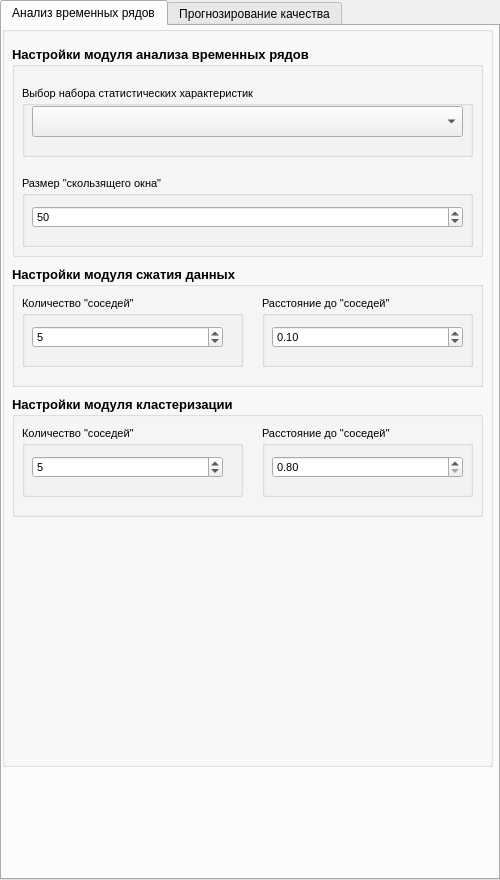
<?xml version="1.0" encoding="UTF-8"?>
<ui version="4.0">
 <class>AdministratorWindow</class>
 <widget class="QWidget" name="AdministratorWindow">
  <property name="enabled">
   <bool>true</bool>
  </property>
  <property name="geometry">
   <rect>
    <x>0</x>
    <y>0</y>
    <width>500</width>
    <height>880</height>
   </rect>
  </property>
  <property name="minimumSize">
   <size>
    <width>500</width>
    <height>880</height>
   </size>
  </property>
  <property name="maximumSize">
   <size>
    <width>500</width>
    <height>880</height>
   </size>
  </property>
  <property name="windowTitle">
   <string>AdministratorWindow</string>
  </property>
  <widget class="QTabWidget" name="tabWidget_2">
   <property name="geometry">
    <rect>
     <x>0</x>
     <y>0</y>
     <width>500</width>
     <height>880</height>
    </rect>
   </property>
   <property name="minimumSize">
    <size>
     <width>500</width>
     <height>880</height>
    </size>
   </property>
   <property name="maximumSize">
    <size>
     <width>500</width>
     <height>880</height>
    </size>
   </property>
   <property name="cursor">
    <cursorShape>ArrowCursor</cursorShape>
   </property>
   <property name="currentIndex">
    <number>0</number>
   </property>
   <widget class="QWidget" name="TSA_tab">
    <attribute name="title">
     <string>Анализ временных рядов</string>
    </attribute>
    <widget class="QWidget" name="gridLayoutWidget_3">
     <property name="geometry">
      <rect>
       <x>0</x>
       <y>0</y>
       <width>491</width>
       <height>741</height>
      </rect>
     </property>
     <layout class="QGridLayout" name="gridLayout_3">
      <item row="0" column="0">
       <widget class="QGroupBox" name="SettingsGroupboxTSA">
        <property name="title">
         <string/>
        </property>
        <widget class="QGroupBox" name="groupBox_7">
         <property name="geometry">
          <rect>
           <x>10</x>
           <y>20</y>
           <width>471</width>
           <height>211</height>
          </rect>
         </property>
         <property name="font">
          <font>
           <pointsize>10</pointsize>
           <weight>75</weight>
           <bold>true</bold>
          </font>
         </property>
         <property name="title">
          <string>Настройки модуля анализа временных рядов</string>
         </property>
         <widget class="QGroupBox" name="groupBox_4">
          <property name="geometry">
           <rect>
            <x>10</x>
            <y>40</y>
            <width>451</width>
            <height>71</height>
           </rect>
          </property>
          <property name="font">
           <font>
            <pointsize>8</pointsize>
            <weight>50</weight>
            <bold>false</bold>
           </font>
          </property>
          <property name="title">
           <string>Выбор набора статистических характеристик</string>
          </property>
          <widget class="QComboBox" name="FeatureExtractionSettingComboboxTSA">
           <property name="geometry">
            <rect>
             <x>10</x>
             <y>20</y>
             <width>431</width>
             <height>31</height>
            </rect>
           </property>
          </widget>
         </widget>
         <widget class="QGroupBox" name="groupBox_3">
          <property name="geometry">
           <rect>
            <x>10</x>
            <y>130</y>
            <width>451</width>
            <height>71</height>
           </rect>
          </property>
          <property name="font">
           <font>
            <pointsize>8</pointsize>
            <weight>50</weight>
            <bold>false</bold>
           </font>
          </property>
          <property name="title">
           <string>Размер &quot;скользящего окна&quot;</string>
          </property>
          <widget class="QSpinBox" name="TimeshiftSpinboxTSA">
           <property name="geometry">
            <rect>
             <x>10</x>
             <y>30</y>
             <width>431</width>
             <height>22</height>
            </rect>
           </property>
           <property name="minimum">
            <number>5</number>
           </property>
           <property name="maximum">
            <number>100</number>
           </property>
           <property name="value">
            <number>50</number>
           </property>
          </widget>
         </widget>
        </widget>
        <widget class="QGroupBox" name="groupBox_8">
         <property name="geometry">
          <rect>
           <x>10</x>
           <y>240</y>
           <width>471</width>
           <height>121</height>
          </rect>
         </property>
         <property name="font">
          <font>
           <pointsize>10</pointsize>
           <weight>75</weight>
           <bold>true</bold>
          </font>
         </property>
         <property name="title">
          <string>Настройки модуля сжатия данных</string>
         </property>
         <widget class="QGroupBox" name="groupBox_6">
          <property name="geometry">
           <rect>
            <x>10</x>
            <y>30</y>
            <width>221</width>
            <height>71</height>
           </rect>
          </property>
          <property name="font">
           <font>
            <pointsize>8</pointsize>
            <weight>50</weight>
            <bold>false</bold>
           </font>
          </property>
          <property name="title">
           <string>Количество &quot;соседей&quot;</string>
          </property>
          <widget class="QSpinBox" name="nneighboursUMAP">
           <property name="geometry">
            <rect>
             <x>10</x>
             <y>30</y>
             <width>191</width>
             <height>22</height>
            </rect>
           </property>
           <property name="minimum">
            <number>1</number>
           </property>
           <property name="maximum">
            <number>1000</number>
           </property>
           <property name="value">
            <number>5</number>
           </property>
          </widget>
         </widget>
         <widget class="QGroupBox" name="groupBox_9">
          <property name="geometry">
           <rect>
            <x>250</x>
            <y>30</y>
            <width>211</width>
            <height>71</height>
           </rect>
          </property>
          <property name="font">
           <font>
            <pointsize>8</pointsize>
            <weight>50</weight>
            <bold>false</bold>
           </font>
          </property>
          <property name="title">
           <string>Расстояние до &quot;соседей&quot;</string>
          </property>
          <widget class="QDoubleSpinBox" name="minimaldistanseUMAP">
           <property name="geometry">
            <rect>
             <x>10</x>
             <y>30</y>
             <width>191</width>
             <height>22</height>
            </rect>
           </property>
           <property name="decimals">
            <number>2</number>
           </property>
           <property name="minimum">
            <double>0.010000000000000</double>
           </property>
           <property name="maximum">
            <double>100.000000000000000</double>
           </property>
           <property name="singleStep">
            <double>0.010000000000000</double>
           </property>
           <property name="value">
            <double>0.100000000000000</double>
           </property>
          </widget>
         </widget>
        </widget>
        <widget class="QGroupBox" name="groupBox_10">
         <property name="geometry">
          <rect>
           <x>10</x>
           <y>370</y>
           <width>471</width>
           <height>121</height>
          </rect>
         </property>
         <property name="font">
          <font>
           <pointsize>10</pointsize>
           <weight>75</weight>
           <bold>true</bold>
          </font>
         </property>
         <property name="title">
          <string>Настройки модуля кластеризации </string>
         </property>
         <widget class="QGroupBox" name="groupBox_11">
          <property name="geometry">
           <rect>
            <x>10</x>
            <y>30</y>
            <width>221</width>
            <height>71</height>
           </rect>
          </property>
          <property name="font">
           <font>
            <pointsize>8</pointsize>
            <weight>50</weight>
            <bold>false</bold>
           </font>
          </property>
          <property name="title">
           <string>Количество &quot;соседей&quot; </string>
          </property>
          <widget class="QSpinBox" name="nneighboursDBSCAN">
           <property name="geometry">
            <rect>
             <x>10</x>
             <y>30</y>
             <width>191</width>
             <height>22</height>
            </rect>
           </property>
           <property name="minimum">
            <number>1</number>
           </property>
           <property name="maximum">
            <number>1000</number>
           </property>
           <property name="value">
            <number>5</number>
           </property>
          </widget>
         </widget>
         <widget class="QGroupBox" name="groupBox_12">
          <property name="geometry">
           <rect>
            <x>250</x>
            <y>30</y>
            <width>211</width>
            <height>71</height>
           </rect>
          </property>
          <property name="font">
           <font>
            <pointsize>8</pointsize>
            <weight>50</weight>
            <bold>false</bold>
           </font>
          </property>
          <property name="title">
           <string>Расстояние до &quot;соседей&quot;</string>
          </property>
          <widget class="QDoubleSpinBox" name="minimaldistanseDBSCAN">
           <property name="geometry">
            <rect>
             <x>10</x>
             <y>30</y>
             <width>191</width>
             <height>22</height>
            </rect>
           </property>
           <property name="decimals">
            <number>2</number>
           </property>
           <property name="minimum">
            <double>0.800000000000000</double>
           </property>
           <property name="maximum">
            <double>100.000000000000000</double>
           </property>
           <property name="singleStep">
            <double>0.010000000000000</double>
           </property>
           <property name="value">
            <double>0.800000000000000</double>
           </property>
          </widget>
         </widget>
        </widget>
       </widget>
      </item>
     </layout>
    </widget>
   </widget>
   <widget class="QWidget" name="RNN_tab">
    <property name="minimumSize">
     <size>
      <width>495</width>
      <height>860</height>
     </size>
    </property>
    <property name="maximumSize">
     <size>
      <width>495</width>
      <height>860</height>
     </size>
    </property>
    <property name="cursor">
     <cursorShape>ArrowCursor</cursorShape>
    </property>
    <attribute name="title">
     <string>Прогнозирование качества</string>
    </attribute>
    <widget class="QWidget" name="verticalLayoutWidget_6">
     <property name="geometry">
      <rect>
       <x>0</x>
       <y>0</y>
       <width>502</width>
       <height>851</height>
      </rect>
     </property>
     <layout class="QVBoxLayout" name="RnnVerticalLayout">
      <item>
       <widget class="QGroupBox" name="ModelSettingsGroupBoxRNN">
        <property name="minimumSize">
         <size>
          <width>490</width>
          <height>75</height>
         </size>
        </property>
        <property name="maximumSize">
         <size>
          <width>490</width>
          <height>75</height>
         </size>
        </property>
        <property name="title">
         <string>Синтез модели</string>
        </property>
        <widget class="QWidget" name="gridLayoutWidget_2">
         <property name="geometry">
          <rect>
           <x>9</x>
           <y>20</y>
           <width>471</width>
           <height>52</height>
          </rect>
         </property>
         <layout class="QGridLayout" name="ModelSettingsGridLayoutRNN">
          <item row="0" column="1">
           <widget class="QGroupBox" name="BatchGroupBoxRNN">
            <property name="minimumSize">
             <size>
              <width>150</width>
              <height>50</height>
             </size>
            </property>
            <property name="maximumSize">
             <size>
              <width>150</width>
              <height>50</height>
             </size>
            </property>
            <property name="title">
             <string>Размер пакета</string>
            </property>
            <widget class="QComboBox" name="BatchComboBoxRNN">
             <property name="geometry">
              <rect>
               <x>10</x>
               <y>20</y>
               <width>130</width>
               <height>20</height>
              </rect>
             </property>
             <property name="minimumSize">
              <size>
               <width>130</width>
               <height>20</height>
              </size>
             </property>
             <property name="maximumSize">
              <size>
               <width>130</width>
               <height>20</height>
              </size>
             </property>
             <property name="cursor">
              <cursorShape>PointingHandCursor</cursorShape>
             </property>
            </widget>
           </widget>
          </item>
          <item row="0" column="0">
           <widget class="QGroupBox" name="OptimizerGroupBoxRNN">
            <property name="minimumSize">
             <size>
              <width>150</width>
              <height>50</height>
             </size>
            </property>
            <property name="maximumSize">
             <size>
              <width>150</width>
              <height>50</height>
             </size>
            </property>
            <property name="title">
             <string>Оптимизатор</string>
            </property>
            <widget class="QComboBox" name="OptimizerComboBoxRNN">
             <property name="geometry">
              <rect>
               <x>10</x>
               <y>20</y>
               <width>130</width>
               <height>20</height>
              </rect>
             </property>
             <property name="minimumSize">
              <size>
               <width>130</width>
               <height>20</height>
              </size>
             </property>
             <property name="maximumSize">
              <size>
               <width>130</width>
               <height>20</height>
              </size>
             </property>
             <property name="cursor">
              <cursorShape>PointingHandCursor</cursorShape>
             </property>
            </widget>
           </widget>
          </item>
          <item row="0" column="2">
           <widget class="QGroupBox" name="EpochsGroupBoxRNN">
            <property name="minimumSize">
             <size>
              <width>150</width>
              <height>50</height>
             </size>
            </property>
            <property name="maximumSize">
             <size>
              <width>150</width>
              <height>50</height>
             </size>
            </property>
            <property name="title">
             <string>Максимальное число эпох</string>
            </property>
            <widget class="QComboBox" name="EpochsComboBoxRNN">
             <property name="geometry">
              <rect>
               <x>10</x>
               <y>20</y>
               <width>130</width>
               <height>20</height>
              </rect>
             </property>
             <property name="minimumSize">
              <size>
               <width>130</width>
               <height>20</height>
              </size>
             </property>
             <property name="maximumSize">
              <size>
               <width>130</width>
               <height>20</height>
              </size>
             </property>
             <property name="cursor">
              <cursorShape>PointingHandCursor</cursorShape>
             </property>
            </widget>
           </widget>
          </item>
         </layout>
        </widget>
       </widget>
      </item>
      <item>
       <widget class="QGroupBox" name="ForecastingSettingsGroupBoxRNN">
        <property name="minimumSize">
         <size>
          <width>490</width>
          <height>250</height>
         </size>
        </property>
        <property name="maximumSize">
         <size>
          <width>490</width>
          <height>250</height>
         </size>
        </property>
        <property name="title">
         <string>Настройки прогнозирования</string>
        </property>
        <widget class="QWidget" name="verticalLayoutWidget">
         <property name="geometry">
          <rect>
           <x>10</x>
           <y>20</y>
           <width>472</width>
           <height>208</height>
          </rect>
         </property>
         <layout class="QVBoxLayout" name="ForecastSettingsVerticalLayoutRNN">
          <item>
           <widget class="QGroupBox" name="QualitIndicatorGroupBoxRNN">
            <property name="minimumSize">
             <size>
              <width>470</width>
              <height>50</height>
             </size>
            </property>
            <property name="maximumSize">
             <size>
              <width>470</width>
              <height>50</height>
             </size>
            </property>
            <property name="title">
             <string>Прогнозируемый показатель качества</string>
            </property>
            <widget class="QComboBox" name="QualitIndicatorComboBoxRNN">
             <property name="geometry">
              <rect>
               <x>10</x>
               <y>20</y>
               <width>450</width>
               <height>20</height>
              </rect>
             </property>
             <property name="minimumSize">
              <size>
               <width>450</width>
               <height>20</height>
              </size>
             </property>
             <property name="maximumSize">
              <size>
               <width>450</width>
               <height>20</height>
              </size>
             </property>
             <property name="cursor">
              <cursorShape>PointingHandCursor</cursorShape>
             </property>
            </widget>
           </widget>
          </item>
          <item>
           <widget class="QGroupBox" name="RelevantFeaturesGroupBoxRNN">
            <property name="minimumSize">
             <size>
              <width>470</width>
              <height>150</height>
             </size>
            </property>
            <property name="maximumSize">
             <size>
              <width>470</width>
              <height>150</height>
             </size>
            </property>
            <property name="title">
             <string>Выбор влияющих параметров производства</string>
            </property>
            <widget class="QListWidget" name="RelevantFeaturesRNN">
             <property name="geometry">
              <rect>
               <x>8</x>
               <y>20</y>
               <width>450</width>
               <height>120</height>
              </rect>
             </property>
             <property name="minimumSize">
              <size>
               <width>450</width>
               <height>120</height>
              </size>
             </property>
             <property name="maximumSize">
              <size>
               <width>450</width>
               <height>120</height>
              </size>
             </property>
             <property name="cursor" stdset="0">
              <cursorShape>ArrowCursor</cursorShape>
             </property>
            </widget>
           </widget>
          </item>
         </layout>
        </widget>
       </widget>
      </item>
      <item>
       <widget class="QGroupBox" name="DataDescriptionGroupBoxRNN">
        <property name="enabled">
         <bool>true</bool>
        </property>
        <property name="minimumSize">
         <size>
          <width>490</width>
          <height>50</height>
         </size>
        </property>
        <property name="maximumSize">
         <size>
          <width>490</width>
          <height>50</height>
         </size>
        </property>
        <property name="title">
         <string>Описание данных</string>
        </property>
        <widget class="QPushButton" name="StartTrendsButtonRNN">
         <property name="enabled">
          <bool>true</bool>
         </property>
         <property name="geometry">
          <rect>
           <x>10</x>
           <y>20</y>
           <width>470</width>
           <height>20</height>
          </rect>
         </property>
         <property name="minimumSize">
          <size>
           <width>470</width>
           <height>20</height>
          </size>
         </property>
         <property name="maximumSize">
          <size>
           <width>470</width>
           <height>20</height>
          </size>
         </property>
         <property name="cursor">
          <cursorShape>PointingHandCursor</cursorShape>
         </property>
         <property name="text">
          <string>Тренды параметров</string>
         </property>
        </widget>
       </widget>
      </item>
      <item>
       <widget class="QGroupBox" name="LearnGroupBoxRNN">
        <property name="enabled">
         <bool>true</bool>
        </property>
        <property name="minimumSize">
         <size>
          <width>490</width>
          <height>50</height>
         </size>
        </property>
        <property name="maximumSize">
         <size>
          <width>490</width>
          <height>50</height>
         </size>
        </property>
        <property name="title">
         <string>Запуск вычислений</string>
        </property>
        <widget class="QPushButton" name="LearnButtonRNN">
         <property name="enabled">
          <bool>true</bool>
         </property>
         <property name="geometry">
          <rect>
           <x>10</x>
           <y>20</y>
           <width>470</width>
           <height>20</height>
          </rect>
         </property>
         <property name="minimumSize">
          <size>
           <width>470</width>
           <height>20</height>
          </size>
         </property>
         <property name="maximumSize">
          <size>
           <width>470</width>
           <height>20</height>
          </size>
         </property>
         <property name="cursor">
          <cursorShape>PointingHandCursor</cursorShape>
         </property>
         <property name="text">
          <string>Обучить</string>
         </property>
        </widget>
       </widget>
      </item>
      <item>
       <widget class="QProgressBar" name="progressBar">
        <property name="minimumSize">
         <size>
          <width>495</width>
          <height>20</height>
         </size>
        </property>
        <property name="maximumSize">
         <size>
          <width>495</width>
          <height>20</height>
         </size>
        </property>
        <property name="value">
         <number>24</number>
        </property>
        <property name="textVisible">
         <bool>false</bool>
        </property>
       </widget>
      </item>
      <item>
       <widget class="QGroupBox" name="ResultGroupBoxRNN">
        <property name="enabled">
         <bool>true</bool>
        </property>
        <property name="minimumSize">
         <size>
          <width>490</width>
          <height>50</height>
         </size>
        </property>
        <property name="maximumSize">
         <size>
          <width>490</width>
          <height>50</height>
         </size>
        </property>
        <property name="title">
         <string>Результат вычислений</string>
        </property>
        <widget class="QPushButton" name="ResultTrendsButtonRNN">
         <property name="enabled">
          <bool>false</bool>
         </property>
         <property name="geometry">
          <rect>
           <x>11</x>
           <y>20</y>
           <width>470</width>
           <height>20</height>
          </rect>
         </property>
         <property name="minimumSize">
          <size>
           <width>470</width>
           <height>20</height>
          </size>
         </property>
         <property name="maximumSize">
          <size>
           <width>470</width>
           <height>20</height>
          </size>
         </property>
         <property name="cursor">
          <cursorShape>PointingHandCursor</cursorShape>
         </property>
         <property name="text">
          <string>Показать тренды действительных и спрогнозированных значений дефекта</string>
         </property>
        </widget>
       </widget>
      </item>
      <item>
       <widget class="QGroupBox" name="ModelValidationGroupBoxRNN">
        <property name="enabled">
         <bool>true</bool>
        </property>
        <property name="minimumSize">
         <size>
          <width>490</width>
          <height>150</height>
         </size>
        </property>
        <property name="maximumSize">
         <size>
          <width>490</width>
          <height>150</height>
         </size>
        </property>
        <property name="title">
         <string>Верификация модели</string>
        </property>
        <widget class="QWidget" name="verticalLayoutWidget_4">
         <property name="geometry">
          <rect>
           <x>14</x>
           <y>14</y>
           <width>462</width>
           <height>136</height>
          </rect>
         </property>
         <layout class="QVBoxLayout" name="ModelValidationVerticalLayoutRNN">
          <item>
           <layout class="QGridLayout" name="MetricsGridLayoutRNN">
            <item row="0" column="0">
             <widget class="QLabel" name="MaeLabelRNN">
              <property name="minimumSize">
               <size>
                <width>50</width>
                <height>20</height>
               </size>
              </property>
              <property name="maximumSize">
               <size>
                <width>50</width>
                <height>20</height>
               </size>
              </property>
              <property name="text">
               <string>MAE =</string>
              </property>
             </widget>
            </item>
            <item row="2" column="0">
             <widget class="QLabel" name="PrecisionLabelRNN">
              <property name="minimumSize">
               <size>
                <width>50</width>
                <height>20</height>
               </size>
              </property>
              <property name="maximumSize">
               <size>
                <width>50</width>
                <height>20</height>
               </size>
              </property>
              <property name="text">
               <string>Precision = </string>
              </property>
             </widget>
            </item>
            <item row="3" column="2">
             <widget class="QLabel" name="AucLabelRNN">
              <property name="minimumSize">
               <size>
                <width>50</width>
                <height>20</height>
               </size>
              </property>
              <property name="maximumSize">
               <size>
                <width>50</width>
                <height>20</height>
               </size>
              </property>
              <property name="text">
               <string>AUC = </string>
              </property>
             </widget>
            </item>
            <item row="1" column="0">
             <widget class="QLabel" name="MapeLabelRNN">
              <property name="minimumSize">
               <size>
                <width>50</width>
                <height>20</height>
               </size>
              </property>
              <property name="maximumSize">
               <size>
                <width>50</width>
                <height>20</height>
               </size>
              </property>
              <property name="text">
               <string>MAPE = </string>
              </property>
             </widget>
            </item>
            <item row="3" column="0">
             <widget class="QLabel" name="F1LabelRNN">
              <property name="minimumSize">
               <size>
                <width>50</width>
                <height>20</height>
               </size>
              </property>
              <property name="maximumSize">
               <size>
                <width>50</width>
                <height>20</height>
               </size>
              </property>
              <property name="text">
               <string>F1 = </string>
              </property>
             </widget>
            </item>
            <item row="0" column="2">
             <widget class="QLabel" name="MseLabelRNN">
              <property name="minimumSize">
               <size>
                <width>50</width>
                <height>20</height>
               </size>
              </property>
              <property name="maximumSize">
               <size>
                <width>50</width>
                <height>20</height>
               </size>
              </property>
              <property name="text">
               <string>MSE = </string>
              </property>
             </widget>
            </item>
            <item row="2" column="2">
             <widget class="QLabel" name="RecallLabelRNN">
              <property name="minimumSize">
               <size>
                <width>50</width>
                <height>20</height>
               </size>
              </property>
              <property name="maximumSize">
               <size>
                <width>50</width>
                <height>20</height>
               </size>
              </property>
              <property name="text">
               <string>Recall = </string>
              </property>
             </widget>
            </item>
            <item row="0" column="1">
             <widget class="QLineEdit" name="MaeRNN">
              <property name="enabled">
               <bool>true</bool>
              </property>
              <property name="minimumSize">
               <size>
                <width>170</width>
                <height>20</height>
               </size>
              </property>
              <property name="maximumSize">
               <size>
                <width>170</width>
                <height>20</height>
               </size>
              </property>
              <property name="readOnly">
               <bool>true</bool>
              </property>
             </widget>
            </item>
            <item row="1" column="2">
             <widget class="QLabel" name="RmseLabelRNN">
              <property name="minimumSize">
               <size>
                <width>50</width>
                <height>20</height>
               </size>
              </property>
              <property name="maximumSize">
               <size>
                <width>50</width>
                <height>20</height>
               </size>
              </property>
              <property name="text">
               <string>RMSE = </string>
              </property>
             </widget>
            </item>
            <item row="1" column="1">
             <widget class="QLineEdit" name="MapeRNN">
              <property name="enabled">
               <bool>true</bool>
              </property>
              <property name="minimumSize">
               <size>
                <width>170</width>
                <height>20</height>
               </size>
              </property>
              <property name="maximumSize">
               <size>
                <width>170</width>
                <height>20</height>
               </size>
              </property>
              <property name="readOnly">
               <bool>true</bool>
              </property>
             </widget>
            </item>
            <item row="3" column="3">
             <widget class="QLineEdit" name="AucRNN">
              <property name="enabled">
               <bool>true</bool>
              </property>
              <property name="minimumSize">
               <size>
                <width>170</width>
                <height>20</height>
               </size>
              </property>
              <property name="maximumSize">
               <size>
                <width>170</width>
                <height>20</height>
               </size>
              </property>
              <property name="readOnly">
               <bool>true</bool>
              </property>
             </widget>
            </item>
            <item row="1" column="3">
             <widget class="QLineEdit" name="RmseRNN">
              <property name="enabled">
               <bool>true</bool>
              </property>
              <property name="minimumSize">
               <size>
                <width>170</width>
                <height>20</height>
               </size>
              </property>
              <property name="maximumSize">
               <size>
                <width>170</width>
                <height>20</height>
               </size>
              </property>
              <property name="readOnly">
               <bool>true</bool>
              </property>
             </widget>
            </item>
            <item row="2" column="1">
             <widget class="QLineEdit" name="PrecisionRNN">
              <property name="enabled">
               <bool>true</bool>
              </property>
              <property name="minimumSize">
               <size>
                <width>170</width>
                <height>20</height>
               </size>
              </property>
              <property name="maximumSize">
               <size>
                <width>170</width>
                <height>20</height>
               </size>
              </property>
              <property name="readOnly">
               <bool>true</bool>
              </property>
             </widget>
            </item>
            <item row="3" column="1">
             <widget class="QLineEdit" name="F1RNN">
              <property name="enabled">
               <bool>true</bool>
              </property>
              <property name="minimumSize">
               <size>
                <width>170</width>
                <height>20</height>
               </size>
              </property>
              <property name="maximumSize">
               <size>
                <width>170</width>
                <height>20</height>
               </size>
              </property>
              <property name="readOnly">
               <bool>true</bool>
              </property>
             </widget>
            </item>
            <item row="2" column="3">
             <widget class="QLineEdit" name="RecallRNN">
              <property name="enabled">
               <bool>true</bool>
              </property>
              <property name="minimumSize">
               <size>
                <width>170</width>
                <height>20</height>
               </size>
              </property>
              <property name="maximumSize">
               <size>
                <width>170</width>
                <height>20</height>
               </size>
              </property>
              <property name="readOnly">
               <bool>true</bool>
              </property>
             </widget>
            </item>
            <item row="0" column="3">
             <widget class="QLineEdit" name="MseRNN">
              <property name="enabled">
               <bool>true</bool>
              </property>
              <property name="minimumSize">
               <size>
                <width>170</width>
                <height>20</height>
               </size>
              </property>
              <property name="maximumSize">
               <size>
                <width>170</width>
                <height>20</height>
               </size>
              </property>
              <property name="readOnly">
               <bool>true</bool>
              </property>
             </widget>
            </item>
           </layout>
          </item>
          <item>
           <layout class="QHBoxLayout" name="horizontalLayout_2">
            <item>
             <widget class="QPushButton" name="RocTrendButtonRNN">
              <property name="enabled">
               <bool>false</bool>
              </property>
              <property name="minimumSize">
               <size>
                <width>225</width>
                <height>20</height>
               </size>
              </property>
              <property name="maximumSize">
               <size>
                <width>225</width>
                <height>20</height>
               </size>
              </property>
              <property name="cursor">
               <cursorShape>PointingHandCursor</cursorShape>
              </property>
              <property name="text">
               <string>ROC-кривая</string>
              </property>
             </widget>
            </item>
            <item>
             <widget class="QPushButton" name="MetricsButtonRNN">
              <property name="enabled">
               <bool>false</bool>
              </property>
              <property name="minimumSize">
               <size>
                <width>225</width>
                <height>20</height>
               </size>
              </property>
              <property name="maximumSize">
               <size>
                <width>20</width>
                <height>16777215</height>
               </size>
              </property>
              <property name="cursor">
               <cursorShape>PointingHandCursor</cursorShape>
              </property>
              <property name="text">
               <string>Тренды метрик при обучении</string>
              </property>
             </widget>
            </item>
           </layout>
          </item>
         </layout>
        </widget>
       </widget>
      </item>
      <item>
       <widget class="QGroupBox" name="ModelSaveGroupBoxRNN">
        <property name="enabled">
         <bool>true</bool>
        </property>
        <property name="minimumSize">
         <size>
          <width>490</width>
          <height>75</height>
         </size>
        </property>
        <property name="maximumSize">
         <size>
          <width>490</width>
          <height>75</height>
         </size>
        </property>
        <property name="title">
         <string>Сохранение модели</string>
        </property>
        <widget class="QWidget" name="horizontalLayoutWidget">
         <property name="geometry">
          <rect>
           <x>7</x>
           <y>14</y>
           <width>471</width>
           <height>52</height>
          </rect>
         </property>
         <layout class="QHBoxLayout" name="ModelSaveHorizontalLayoutRNN">
          <item>
           <widget class="QGroupBox" name="ModelNameGroupBoxRNN">
            <property name="enabled">
             <bool>true</bool>
            </property>
            <property name="minimumSize">
             <size>
              <width>300</width>
              <height>50</height>
             </size>
            </property>
            <property name="maximumSize">
             <size>
              <width>300</width>
              <height>50</height>
             </size>
            </property>
            <property name="title">
             <string>Наименование</string>
            </property>
            <widget class="QLineEdit" name="ModelNameLineEditRNN">
             <property name="enabled">
              <bool>false</bool>
             </property>
             <property name="geometry">
              <rect>
               <x>12</x>
               <y>20</y>
               <width>280</width>
               <height>20</height>
              </rect>
             </property>
             <property name="minimumSize">
              <size>
               <width>280</width>
               <height>20</height>
              </size>
             </property>
             <property name="maximumSize">
              <size>
               <width>280</width>
               <height>20</height>
              </size>
             </property>
            </widget>
           </widget>
          </item>
          <item>
           <widget class="QPushButton" name="SaveModelButtonRNN">
            <property name="enabled">
             <bool>false</bool>
            </property>
            <property name="minimumSize">
             <size>
              <width>150</width>
              <height>20</height>
             </size>
            </property>
            <property name="maximumSize">
             <size>
              <width>150</width>
              <height>20</height>
             </size>
            </property>
            <property name="cursor">
             <cursorShape>PointingHandCursor</cursorShape>
            </property>
            <property name="text">
             <string>Сохранить</string>
            </property>
           </widget>
          </item>
         </layout>
        </widget>
       </widget>
      </item>
      <item>
       <widget class="QPushButton" name="ModelsDbButtonRNN">
        <property name="enabled">
         <bool>true</bool>
        </property>
        <property name="minimumSize">
         <size>
          <width>490</width>
          <height>20</height>
         </size>
        </property>
        <property name="maximumSize">
         <size>
          <width>490</width>
          <height>20</height>
         </size>
        </property>
        <property name="cursor">
         <cursorShape>PointingHandCursor</cursorShape>
        </property>
        <property name="text">
         <string>База данных нейросетевых моделей</string>
        </property>
       </widget>
      </item>
     </layout>
    </widget>
   </widget>
  </widget>
 </widget>
 <resources/>
 <connections/>
</ui>
